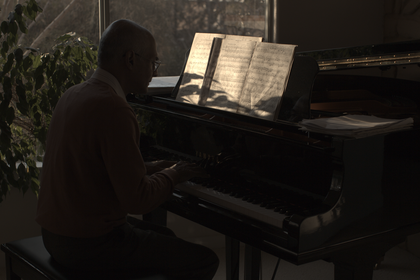
%> input picture image inhenement/dehaze/test_picture/Img3.bmp, 420 x 280 px, shrunk from 1350 x 900 before the run
$ octave Dong.m   (GNU Octave 9; MATLAB toolbox functions it lacks are replaced by stand-ins)
%> lines starting %> are read from the running program, lines starting %| are printed output that depends on the picture; in (x1, y1, x2, y2) boxes, pixels count from 0 and x2, y2 are one past the last pixel; in counts of white or black regions, pixels touching at a corner belong together; the program's own positions count from 1
clc;
clear;
close all;
tic
input=imread('test_picture/Img3.bmp');
%> input is the input picture: size 280x420x3 uint8; mean R, G, B 33.8, 29.2, 24.4

[imgh,imgw,imgp]=size(input) ;
%> imgh = 280; imgw = 420; imgp = 3
img_size=imgh*imgw;
%> img_size = 117600
% % figure,imshow(uint8(input));
% % title('原图');

% 图像反转
 input=double(input);
%> input: size 280x420x3 double
  step=1
%  tic
 img =255-input;
%  toc
 % figure,imshow(uint8(img));
  %title('原图反转');
% imwrite(uint8(img), 'Donginvert2.bmp');

%% -------------------- 求大气光(Dong算法) --------------------------------------------
step=2
% tic
imgdark(:,:)=min(img(:,:,1),img(:,:,2));
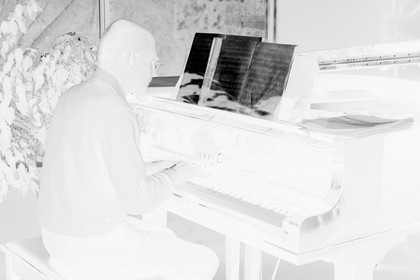
%> imgdark: size 280x420 double; min 0, max 252, mean 221.1
imgdark(:,:)=min(imgdark(:,:),img(:,:,3));    %在三个颜色通道中取最小值
%> imgdark: size 280x420 double; 0.84% of pixels changed, all inside (x1, y1, x2, y2) = (5, 20, 419, 280)
%--------------------------------
%  figure,imshow(uint8(imgdark));
%  title('三通道最小值');

number=100;                                %Dong算法中只取前100个像素点
h=imhist(uint8(imgdark));
%> h = 256 values, max 6826 at index 248, min 0 at index 254, mean 459.4
 s=0;
  for i=256:-1:1
      if (s<=number)
        s=s+h(i);
        threshold=i-1;
      else break;
      end
  end
%> this loop made 7 passes
%> s on passes 1 to 6: 0, 0, 0, 1, 8, 233
%> after the loop, threshold = 250
imgdbw= zeros(imgh,imgw);
  for i=1:imgh
      for j=1:imgw
          imgdbw(i,j)=(imgdark(i,j)>=threshold);       % imgdbw指示imgdark中灰度值大于阈值的像素点位，凡是为1的点就是大气光点

      end
  end
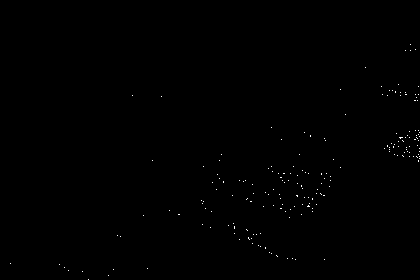
%> imgdbw: size 280x420 double; values 0 (black) and 1 (white), 0.2% white in thin lines or dots, all inside (x1, y1, x2, y2) = (10, 44, 420, 280)
%------------------------------------
% opimgdbw=1-imgdbw;%作为大气光的点的位置为0,不作为大气光的点的位置为1
% imgspot(:,:,1)=img(:,:,1).*opimgdbw+255*imgdbw(:,:,1);%加号前面的不作为大气光的点为1，作为大气光的点为0  加号后面是大气光点为255
% %不作为大气光点为0  这样一相加--大气光点位255  非大气光点的位置为1
% imgspot(:,:,2)=img(:,:,2).*opimgdbw;%大气光点为0  不作为大气光的点的位置为1
% imgspot(:,:,3)=img(:,:,3).*opimgdbw;%大气光点为0 不作为大气光的点的位置为1
% figure,imshow(uint8(imgspot));                         %imgspot用红色标出大气光的取值区域
% % 这样的话大气光点的位置 只有r通道为255 其余为0 所以imspot就能用红色标出大气光取值区域
% title('范围');


airR=max(max(img(:,:,1).*imgdbw));
%> airR = 252
airG=max(max(img(:,:,2).*imgdbw));
%> airG = 253
airB=max(max(img(:,:,3).*imgdbw));
%> airB = 253
% airR=255;
% airG=255;
% airB=255;
air(:,:,1)=airR*ones(imgh,imgw);
%> air: size 280x420 double; every value is 252
air(:,:,2)=airG*ones(imgh,imgw);
air(:,:,3)=airB*ones(imgh,imgw);%求出的大气光
%> air: size 280x420x3 double
% toc
% imwrite(uint8(air), 'E:\算法相关\图片\较好的处理结果\DSC00399相关图片\DSC00399_air.JPG');
%  figure,imshow(uint8(air));
%  title('air');


 %% Dong求透射率操作

%   tic
 k=15;
 w0=0.8;
% ---------这一段最耗时  求暗原色图------------

imgar=ordfilt2(img(:,:,1)./airR,1,ones(k,k),'symmetric');
imgag=ordfilt2(img(:,:,2)./airG,1,ones(k,k),'symmetric');
imgab=ordfilt2(img(:,:,3)./airB,1,ones(k,k),'symmetric');

imgairdark(:,:)=min(imgar(:,:),imgag(:,:));
imgairdark(:,:)=min(imgairdark(:,:),imgab(:,:));   %在三个颜色通道中取最小值
%> imgairdark: size 280x420 double; min 0, max 0.976, mean 0.759; mean of the top-left, top-right, bottom-left and bottom-right quarters 0.635, 0.617, 0.876, 0.908

t=  1-w0*imgairdark;
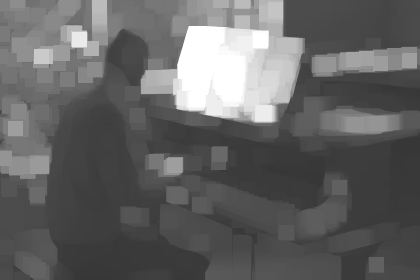
%> t: size 280x420 double; min 0.219, max 1, mean 0.393
% figure;imshow(t);title('t0');
% imwrite(t, 'darkt.bmp');


 for i=1:imgh
      for j=1:imgw
          if t(i,j) > 0&& t(i,j)<0.5
              t(i,j) = 2 *t(i,j)*t(i,j);
          end

      end
 end
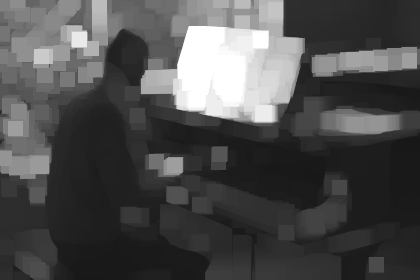
%> t: size 280x420 double; min 0.096, max 1, mean 0.306


%  toc
%   figure;imshow(t);title('t');
%   imwrite(t, 't2.bmp');
step=4
%  tic
obj(:,:,1)=(img(:,:,1)-airR)./t+airR;
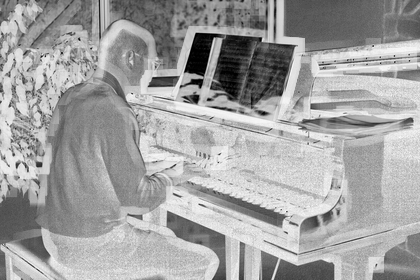
%> obj: size 280x420 double; min 0, max 252, mean 162.6
obj(:,:,2)=(img(:,:,2)-airG)./t+airG;
obj(:,:,3)=(img(:,:,3)-airB)./t+airB;
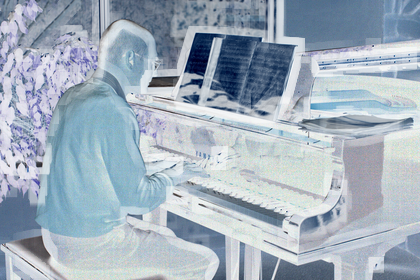
%> obj: size 280x420x3 double; mean R, G, B 162.6, 176.4, 189.5
obj=max(min(obj,255),0);
%  toc

% imwrite(uint8(obj),'Dongj2.bmp');

objinverted = 255-obj;
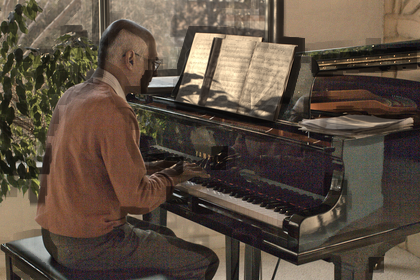
%> objinverted: size 280x420x3 double; mean R, G, B 92.4, 78.6, 65.5
toc
figure,imshow(uint8(objinverted));
title('objinverted');
% imwrite(uint8(objinverted),'Dongresult5.bmp');

$ run again, with image inhenement/dehaze/test_picture/10.bmp copied over image inhenement/dehaze/test_picture/Img3.bmp
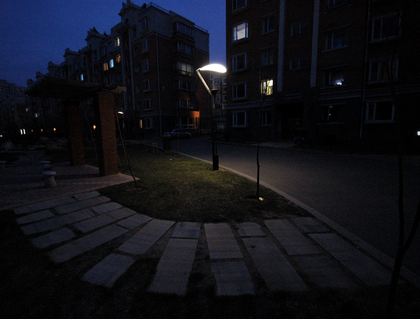
%> input picture image inhenement/dehaze/test_picture/10.bmp, 420 x 319 px, shrunk from 1039 x 789 before the run
%> input is the input picture: size 319x420x3 uint8; mean R, G, B 16.8, 17.9, 24.8
%> input: size 319x420x3 double
%> h = 256 values, max 5454 at index 253, min 0 at index 13, mean 523.4
%> the loop `for i=256:-1:1` made 2 passes
%> s on pass 1: 1638
%> after the loop `for i=256:-1:1`: threshold = 255
%> after the loop `for i=1:imgh`:
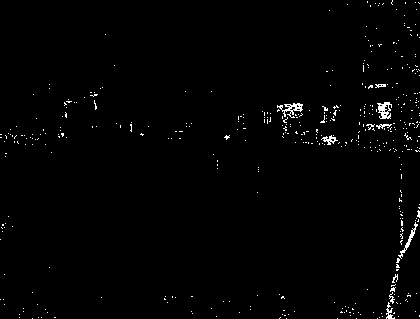
%> imgdbw: size 319x420 double; values 0 (black) and 1 (white), 1.2% white in thin lines or dots
%> `objinverted = 255-obj;`:
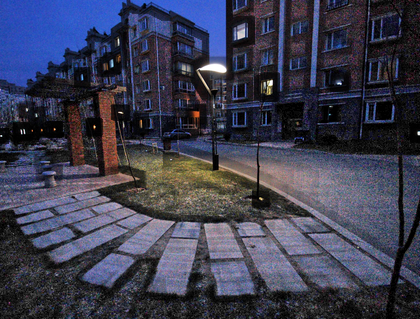
%> objinverted: size 319x420x3 double; mean R, G, B 60.5, 61.8, 80.8

$ run again, with image inhenement/dehaze/test_picture/6.bmp copied over image inhenement/dehaze/test_picture/Img3.bmp
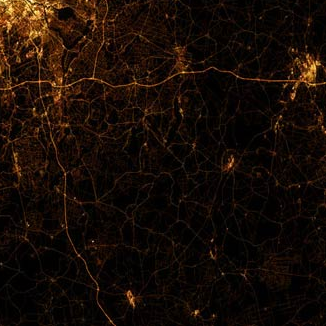
%> input picture image inhenement/dehaze/test_picture/6.bmp, 326 x 326 px
%> input is the input picture: size 326x326x3 uint8; mean R, G, B 23.2, 12.2, 6.3
%> input: size 326x326x3 double
%> h = 256 values, max 5434 at index 252, min 1 at index 12, mean 415.1
%> the loop `for i=256:-1:1` made 2 passes
%> s on pass 1: 883
%> after the loop `for i=256:-1:1`: threshold = 255
%> after the loop `for i=1:imgh`:
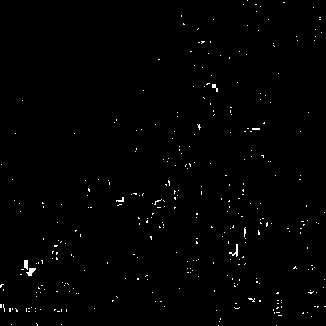
%> imgdbw: size 326x326 double; values 0 (black) and 1 (white), 0.83% white in thin lines or dots
%> `objinverted = 255-obj;`:
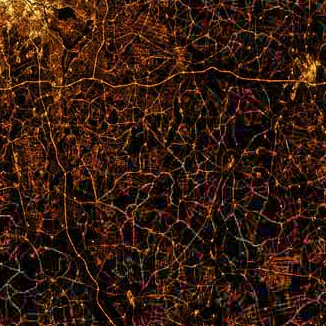
%> objinverted: size 326x326x3 double; mean R, G, B 53.5, 28, 16.1

$ run again, with image inhenement/dehaze/test_picture/9.bmp copied over image inhenement/dehaze/test_picture/Img3.bmp
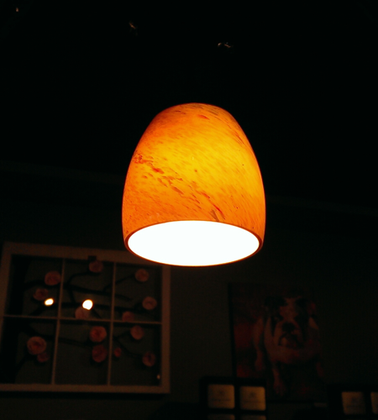
%> input picture image inhenement/dehaze/test_picture/9.bmp, 378 x 420 px, shrunk from 450 x 500 before the run
%> input is the input picture: size 420x378x3 uint8; mean R, G, B 35.6, 26.7, 12.1
%> input: size 420x378x3 double
%> h = 256 values, max 57685 at index 252, min 1 at index 255, mean 620.2
%> the loop `for i=256:-1:1` made 5 passes
%> s on passes 1 to 4: 1, 2, 13, 1971
%> after the loop `for i=256:-1:1`: threshold = 252
%> airR = 255
%> `objinverted = 255-obj;`:
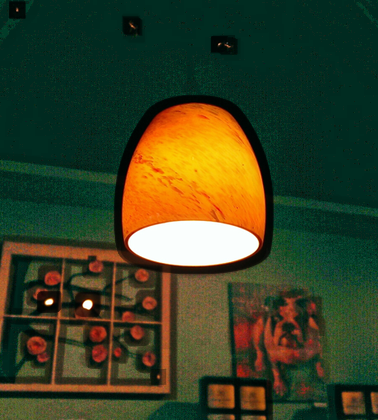
%> objinverted: size 420x378x3 double; mean R, G, B 58.6, 65.8, 37.4
